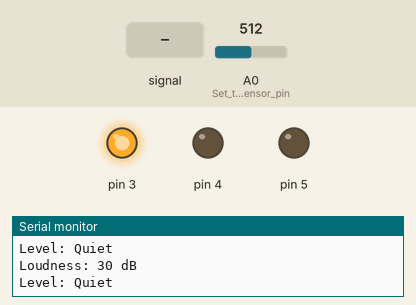
A sketch run on a simulated Arduino Uno, built with avr-gcc and run on an emulated ATmega328P. On the bench: output pins drawn as LEDs (lit = HIGH), the last lines printed to the serial monitor. Inputs (shaded band) come from the test bench; at power-on: A0 (Set_the_sound_sensor_pin) = 512.

Above: at 1.2 s.
1.3 s: A0 (Set_the_sound_sensor_pin) fed a 200 Hz sine of ±460 counts around its level
At 2.0 s:
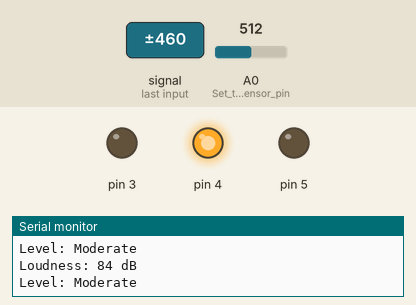
3.0 s: A0 (Set_the_sound_sensor_pin) set to 1023
At 3.17 s:
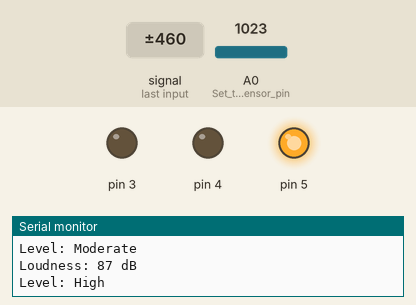
Timing chart, 0 to 6.0 s (numbered marks = the images above; inputs shaded):
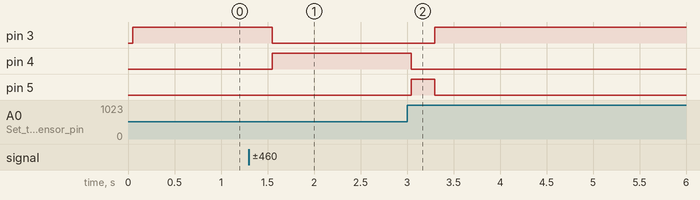

The sketch:

SoundSensor.ino
```cpp
const int sensorMinValue = 0; // Minimum analog reading from the sensor during calibration
const int sensorMaxValue = 1680; // Maximum analog reading from the sensor during calibration
const int dbMinValue = 30; // Minimum sound level in dB (corresponding to sensorMinValue)
const int dbMaxValue = 130; // Maximum sound level in dB (corresponding to sensorMaxValue)

void setup() {
  pinMode(A0, INPUT); // Set the sound sensor pin as input
  pinMode(3, OUTPUT);
  pinMode(4, OUTPUT);
  pinMode(5, OUTPUT);

  digitalWrite(3, LOW);
  digitalWrite(4, LOW);
  digitalWrite(5, LOW);

  Serial.begin(9600);
}

void loop() {
  unsigned int sample;
  unsigned long startMillis = millis();
  unsigned int signalMax = 0;
  unsigned int signalMin = 1024;

  // Collect data for 50 mS
  while (millis() - startMillis < 50) {
    sample = analogRead(A0); // Get reading from sound sensor
    if (sample < 1024) { // Discard spurious readings
      if (sample > signalMax) {
        signalMax = sample; // Save max level
      } else if (sample < signalMin) {
        signalMin = sample; // Save min level
      }
    }
  }

  // Calculate peak-to-peak amplitude
  float peakToPeak = signalMax - signalMin;

  // Map peak-to-peak amplitude to dB using calibration data
  int db = map(peakToPeak, sensorMinValue, sensorMaxValue, dbMinValue, dbMaxValue);

  Serial.print("Loudness: ");
  Serial.print(db);
  Serial.println(" dB");

  // Output level indication based on sound level
  if (db <= 60) {
    Serial.println("Level: Quiet");
    digitalWrite(3, HIGH);
    digitalWrite(4, LOW);
    digitalWrite(5, LOW);
  } else if (db > 60 && db < 85) {
    Serial.println("Level: Moderate");
    digitalWrite(3, LOW);
    digitalWrite(4, HIGH);
    digitalWrite(5, LOW);
  } else if (db >= 85) {
    Serial.println("Level: High");
    digitalWrite(3, LOW);
    digitalWrite(4, LOW);
    digitalWrite(5, HIGH);
  }

  delay(200);
}
```

Measured:
- after the input at 1.3 s, pin 3: HIGH → LOW after 0.25 s; pin 4: LOW → HIGH after 0.25 s
- after the input at 3.0 s, pin 3: LOW → HIGH after 0.30 s; pin 4: HIGH → LOW after 0.05 s; pin 5: LOW → HIGH after 0.05 s, → LOW 0.25 s later
